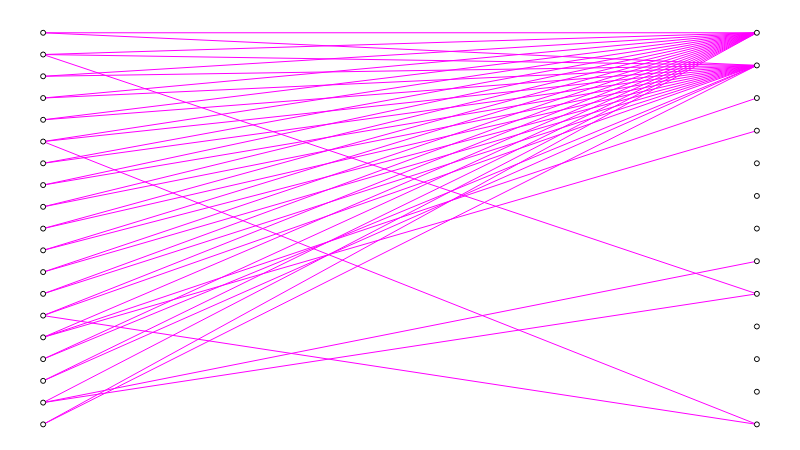

The notebook cell this image was saved under:
### Code cell
B.draw()

### Figure 1 — Plotly figure (JSON) as saved in the notebook; plotly's stock layout.template omitted (floating-point values rounded to 4 significant figures; data arrays with more than 128 entries replaced by an {"elided": "..."} marker saying what was removed)
{"data": [{"hoverinfo": "none", "line": {"color": "rgb(255, 0, 255)", "dash": "solid", "width": 1}, "mode": "lines", "type": "scatter", "uid": "53f36722-c357-4a2d-b561-622609febed3", "x": {"elided": "129 int values"}, "y": {"elided": "129 float values"}}, {"hoverinfo": "text", "marker": {"color": "rgb(255, 255, 255)", "line": {"color": "rgb(0, 0, 0)", "width": 1}, "size": 5, "symbol": "circle"}, "mode": "markers", "text": [null, null, null, null, null, null, null, null, null, null, null, null, null, null, null, null, null, null, null, null, null, null, null, null, null, null, null, null, null, null, null, null], "textfont": {"color": "rgb(0, 0, 0)"}, "textposition": "middle center", "type": "scatter", "uid": "a279fb15-003e-40ae-9649-3d9cd3303732", "x": [0, 0, 0, 0, 0, 0, 0, 0, 0, 0, 0, 0, 0, 0, 0, 0, 0, 0, 0, 1, 1, 1, 1, 1, 1, 1, 1, 1, 1, 1, 1, 1], "y": [0.2222, 0.1667, 0.8333, 0.3889, 0.9444, 0.4444, 0.05556, 0.6667, 0.1111, 0, 0.7222, 1, 0.2778, 0.8889, 0.5, 0.5556, 0.6111, 0.3333, 0.7778, 0.3333, 0.9167, 0.8333, 1, 0.75, 0.1667, 0.4167, 0.6667, 0.5, 0.25, 0, 0.5833, 0.08333]}, {"hoverinfo": "none", "mode": "text", "text": [null, null, null, null, null, null, null, null, null, null, null, null, null, null, null, null, null, null, null, null, null, null, null, null, null, null, null, null, null, null, null, null, null, null, null, null, null, null, null, null, null, null, null], "textfont": {"color": "rgb(0, 0, 0)"}, "textposition": "middle center", "type": "scatter", "uid": "12416403-4f19-45c2-86bc-1f84e3a6e13b", "x": [0.4954, 0.4944, 0.496, 0.494, 0.4945, 0.4987, 0.4993, 0.4954, 0.496, 0.4996, 0.5046, 0.5002, 0.4958, 0.4964, 0.4972, 0.4934, 0.4978, 0.4974, 0.4981, 0.4937, 0.4942, 0.4931, 0.4936, 0.4978, 0.5053, 0.4985, 0.5, 0.5007, 0.4947, 0.5022, 0.4953, 0.4991, 0.4998, 0.4962, 0.4968, 0.4966, 0.4972, 0.497, 0.4976, 0.4951, 0.4956, 0.4983, 0.4989], "y": [0.5527, 0.6353, 0.5113, 0.6072, 0.5659, 0.9428, 0.9012, 0.7193, 0.678, 0.9985, 0.6638, 0.9568, 0.7473, 0.706, 0.2619, 0.5511, 0.2204, 0.8592, 0.8177, 0.5792, 0.5379, 0.523, 0.4818, 0.8871, 0.3855, 0.8455, 1.026, 0.9846, 0.6633, 0.1648, 0.622, 0.9706, 0.929, 0.7753, 0.7339, 0.8033, 0.7619, 0.8312, 0.7898, 0.6913, 0.65, 0.9149, 0.8734]}, {"hoverinfo": "none", "marker": {"color": "rgba(255, 255, 255, 0.0)", "line": {"color": "rgba(255, 255, 255, 0.0)", "width": 0}, "size": 0, "symbol": "circle"}, "mode": "markers", "type": "scatter", "uid": "6db3dcf0-3c1a-462c-83ab-7974c2aac87a", "x": [0.5, 0, 1, 0.5], "y": [0, 0.5, 0.5, 1]}], "layout": {"height": 450, "margin": {"b": 0, "l": 0, "r": 0, "t": 0}, "showlegend": false, "width": 800, "xaxis": {"showgrid": false, "showticklabels": false, "zeroline": false}, "yaxis": {"showgrid": false, "showticklabels": false, "zeroline": false}}}
